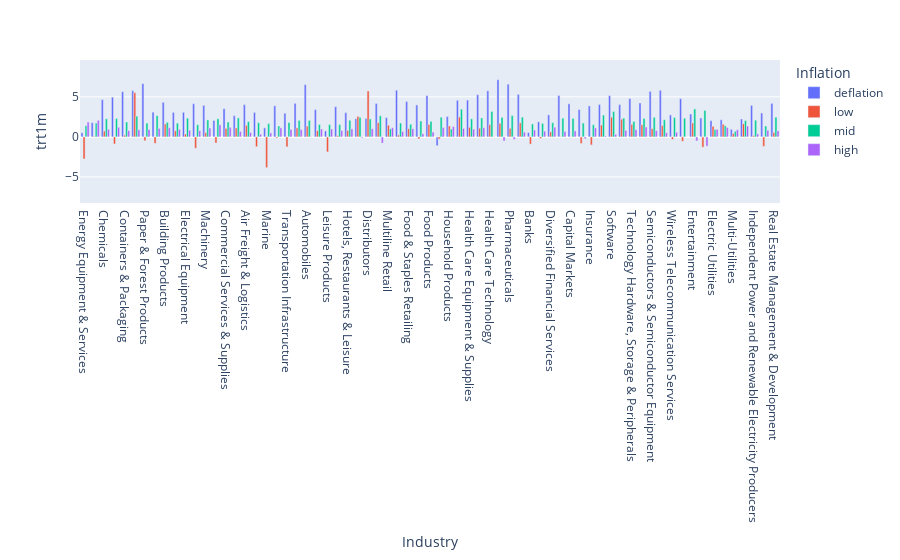

Source (notebook cell):
### Code cell
ind_df = ind.to_frame().reset_index().rename({"level_0": "regime", "level_1": "industry"}, axis=1).merge(gics[["Industry", "IndustryId"]], how="left", left_on="gind", right_on="IndustryId")
ind_df.drop_duplicates(inplace=True)

fig = px.bar(ind_df, x="Industry", y="trt1m", color="Inflation", barmode="group")
fig.show()

### Figure 1 — Plotly figure (JSON) as saved in the notebook; plotly's stock layout.template omitted (floating-point values rounded to 4 significant figures)
{"data": [{"alignmentgroup": "True", "hovertemplate": "Inflation=deflation<br>Industry=%{x}<br>trt1m=%{y}<extra></extra>", "legendgroup": "deflation", "marker": {"color": "#636efa", "pattern": {"shape": ""}}, "name": "deflation", "offsetgroup": "deflation", "orientation": "v", "showlegend": true, "textposition": "auto", "type": "bar", "x": ["Energy Equipment & Services", "Oil, Gas & Consumable Fuels", "Chemicals", "Construction Materials", "Containers & Packaging", "Metals & Mining", "Paper & Forest Products", "Aerospace & Defense", "Building Products", "Construction & Engineering", "Electrical Equipment", "Industrial Conglomerates", "Machinery", "Trading Companies & Distributors", "Commercial Services & Supplies", "Professional Services", "Air Freight & Logistics", "Airlines", "Marine", "Road & Rail", "Transportation Infrastructure", "Auto Components", "Automobiles", "Household Durables", "Leisure Products", "Textiles, Apparel & Luxury Goods", "Hotels, Restaurants & Leisure", "Diversified Consumer Services", null, "Distributors", "Internet & Direct Marketing Retail", "Multiline Retail", "Specialty Retail", "Food & Staples Retailing", "Beverages", "Food Products", "Tobacco", "Household Products", "Personal Products", "Health Care Equipment & Supplies", "Health Care Providers & Services", "Health Care Technology", "Biotechnology", "Pharmaceuticals", "Life Sciences Tools & Services", "Banks", "Thrifts & Mortgage Finance", "Diversified Financial Services", "Consumer Finance", "Capital Markets", "Mortgage Real Estate Investment \n Trusts (REITs)", "Insurance", null, null, null, null, "IT Services", "Software", "Communications Equipment", "Technology Hardware, Storage & Peripherals", "Electronic Equipment, Instruments & Components", null, null, "Semiconductors & Semiconductor Equipment", "Diversified Telecommunication Services", "Wireless Telecommunication Services", "Media", "Entertainment", "Interactive Media & Services", "Electric Utilities", "Gas Utilities", "Multi-Utilities", "Water Utilities", "Independent Power and Renewable Electricity Producers", "Equity Real Estate Investment Trusts (REITs)", "Real Estate Management & Development"], "xaxis": "x", "y": [0.5158, 1.773, 4.656, 4.96, 5.642, 5.772, 6.645, 3.09, 4.32, 3.06, 3.066, 4.138, 3.932, 2.051, 3.524, 2.65, 4.019, 3.047, 1.13, 3.885, 2.955, 4.192, 6.522, 3.4, 0.7521, 3.765, 3.023, 2.265, 6.043, 2.303, 4.175, 2.401, 5.826, 4.414, 3.991, 5.154, -1.101, 2.548, 4.567, 4.59, 5.267, 5.754, 7.137, 6.581, 5.311, 0.5377, 1.883, 2.749, 5.173, 4.131, 3.415, 3.864, 2.623, 2.808, 3.099, 4.493, 4.05, 5.147, 4.033, 4.775, 4.234, 1.976, 8.706, 5.683, 5.82, 2.745, 4.77, 2.861, 2.363, 2.03, 2.134, 0.939, 2.237, 3.932, 2.985, 4.186], "yaxis": "y"}, {"alignmentgroup": "True", "hovertemplate": "Inflation=low<br>Industry=%{x}<br>trt1m=%{y}<extra></extra>", "legendgroup": "low", "marker": {"color": "#EF553B", "pattern": {"shape": ""}}, "name": "low", "offsetgroup": "low", "orientation": "v", "showlegend": true, "textposition": "auto", "type": "bar", "x": ["Energy Equipment & Services", "Oil, Gas & Consumable Fuels", "Chemicals", "Construction Materials", "Containers & Packaging", "Metals & Mining", "Paper & Forest Products", "Aerospace & Defense", "Building Products", "Construction & Engineering", "Electrical Equipment", "Industrial Conglomerates", "Machinery", "Trading Companies & Distributors", "Commercial Services & Supplies", "Professional Services", "Air Freight & Logistics", "Airlines", "Marine", "Road & Rail", "Transportation Infrastructure", "Auto Components", "Automobiles", "Household Durables", "Leisure Products", "Textiles, Apparel & Luxury Goods", "Hotels, Restaurants & Leisure", "Diversified Consumer Services", null, "Distributors", "Internet & Direct Marketing Retail", "Multiline Retail", "Specialty Retail", "Food & Staples Retailing", "Beverages", "Food Products", "Tobacco", "Household Products", "Personal Products", "Health Care Equipment & Supplies", "Health Care Providers & Services", "Health Care Technology", "Biotechnology", "Pharmaceuticals", "Life Sciences Tools & Services", "Banks", "Thrifts & Mortgage Finance", "Diversified Financial Services", "Consumer Finance", "Capital Markets", "Mortgage Real Estate Investment \n Trusts (REITs)", "Insurance", null, null, null, null, "IT Services", "Software", "Communications Equipment", "Technology Hardware, Storage & Peripherals", "Electronic Equipment, Instruments & Components", null, null, "Semiconductors & Semiconductor Equipment", "Diversified Telecommunication Services", "Wireless Telecommunication Services", "Media", "Entertainment", "Interactive Media & Services", "Electric Utilities", "Gas Utilities", "Multi-Utilities", "Water Utilities", "Independent Power and Renewable Electricity Producers", "Equity Real Estate Investment Trusts (REITs)", "Real Estate Management & Development"], "xaxis": "x", "y": [-2.752, 0.06916, 0.7374, -0.883, 0.2104, 5.52, -0.4859, -0.8076, 1.618, 0.7672, 0.3601, -1.418, 0.541, -0.7638, 1.064, 1.123, 1.448, -1.226, -3.831, -0.1341, -1.242, 1.126, 1.347, 0.7766, -1.873, 0.152, 0.7998, 2.564, 2.675, 5.736, 1.778, 1.455, 0.229, 1.018, -0.2484, 1.547, -0.2736, 1.366, 2.481, 1.199, 1.096, 1.523, 1.707, 1.078, 1.756, -0.8986, -0.2042, 0.6228, 0.03105, -0.02792, -0.8208, -1.007, 1.536, 1.062, 6.537, 0.7414, 1.487, 2.463, 2.209, 1.562, 1.505, -7.359, 7.745, 1.03, 1.413, -0.3089, -0.5473, 1.73, -1.285, 1.319, 1.571, 0.4315, 1.644, 0.1471, -1.183, 0.5494], "yaxis": "y"}, {"alignmentgroup": "True", "hovertemplate": "Inflation=mid<br>Industry=%{x}<br>trt1m=%{y}<extra></extra>", "legendgroup": "mid", "marker": {"color": "#00cc96", "pattern": {"shape": ""}}, "name": "mid", "offsetgroup": "mid", "orientation": "v", "showlegend": true, "textposition": "auto", "type": "bar", "x": ["Energy Equipment & Services", "Oil, Gas & Consumable Fuels", "Chemicals", "Construction Materials", "Containers & Packaging", "Metals & Mining", "Paper & Forest Products", "Aerospace & Defense", "Building Products", "Construction & Engineering", "Electrical Equipment", "Industrial Conglomerates", "Machinery", "Trading Companies & Distributors", "Commercial Services & Supplies", "Professional Services", "Air Freight & Logistics", "Airlines", "Marine", "Road & Rail", "Transportation Infrastructure", "Auto Components", "Automobiles", "Household Durables", "Leisure Products", "Textiles, Apparel & Luxury Goods", "Hotels, Restaurants & Leisure", "Diversified Consumer Services", null, "Distributors", "Internet & Direct Marketing Retail", "Multiline Retail", "Specialty Retail", "Food & Staples Retailing", "Beverages", "Food Products", "Tobacco", "Household Products", "Personal Products", "Health Care Equipment & Supplies", "Health Care Providers & Services", "Health Care Technology", "Biotechnology", "Pharmaceuticals", "Life Sciences Tools & Services", "Banks", "Thrifts & Mortgage Finance", "Diversified Financial Services", "Consumer Finance", "Capital Markets", "Mortgage Real Estate Investment \n Trusts (REITs)", "Insurance", null, null, null, null, "IT Services", "Software", "Communications Equipment", "Technology Hardware, Storage & Peripherals", "Electronic Equipment, Instruments & Components", null, null, "Semiconductors & Semiconductor Equipment", "Diversified Telecommunication Services", "Wireless Telecommunication Services", "Media", "Entertainment", "Interactive Media & Services", "Electric Utilities", "Gas Utilities", "Multi-Utilities", "Water Utilities", "Independent Power and Renewable Electricity Producers", "Equity Real Estate Investment Trusts (REITs)", "Real Estate Management & Development"], "xaxis": "x", "y": [1.392, 1.737, 2.257, 2.293, 1.859, 2.591, 1.73, 2.656, 1.82, 1.715, 2.34, 1.513, 2.124, 2.257, 1.863, 2.37, 1.91, 1.767, 1.658, 1.355, 1.794, 2.057, 2.061, 1.545, 1.529, 1.534, 2.074, 2.439, 2.028, 2.245, 2.636, 0.9984, 1.732, 1.581, 1.987, 1.945, 2.457, 0.9777, 3.458, 2.254, 2.365, 3.178, 2.439, 2.67, 2.473, 1.617, 1.683, 1.779, 2.342, 2.304, 1.733, 1.512, 1.465, 0.9561, 2.626, 2.876, 2.728, 3.173, 2.343, 1.928, 2.302, 2.041, 2.243, 2.442, 2.141, 2.42, 2.326, 3.493, 3.307, 0.9158, 1.377, 0.6992, 2.039, 2.084, 1.36, 2.461], "yaxis": "y"}, {"alignmentgroup": "True", "hovertemplate": "Inflation=high<br>Industry=%{x}<br>trt1m=%{y}<extra></extra>", "legendgroup": "high", "marker": {"color": "#ab63fa", "pattern": {"shape": ""}}, "name": "high", "offsetgroup": "high", "orientation": "v", "showlegend": true, "textposition": "auto", "type": "bar", "x": ["Energy Equipment & Services", "Oil, Gas & Consumable Fuels", "Chemicals", "Construction Materials", "Containers & Packaging", "Metals & Mining", "Paper & Forest Products", "Aerospace & Defense", "Building Products", "Construction & Engineering", "Electrical Equipment", "Industrial Conglomerates", "Machinery", "Trading Companies & Distributors", "Commercial Services & Supplies", "Professional Services", "Air Freight & Logistics", "Airlines", "Marine", "Road & Rail", "Transportation Infrastructure", "Auto Components", "Automobiles", "Household Durables", "Leisure Products", "Textiles, Apparel & Luxury Goods", "Hotels, Restaurants & Leisure", "Diversified Consumer Services", null, "Distributors", "Internet & Direct Marketing Retail", "Multiline Retail", "Specialty Retail", "Food & Staples Retailing", "Beverages", "Food Products", "Tobacco", "Household Products", "Personal Products", "Health Care Equipment & Supplies", "Health Care Providers & Services", "Health Care Technology", "Biotechnology", "Pharmaceuticals", "Life Sciences Tools & Services", "Banks", "Thrifts & Mortgage Finance", "Diversified Financial Services", "Consumer Finance", "Capital Markets", "Mortgage Real Estate Investment \n Trusts (REITs)", "Insurance", null, null, null, null, "IT Services", "Software", "Communications Equipment", "Technology Hardware, Storage & Peripherals", "Electronic Equipment, Instruments & Components", null, null, "Semiconductors & Semiconductor Equipment", "Diversified Telecommunication Services", "Wireless Telecommunication Services", "Media", "Entertainment", "Interactive Media & Services", "Electric Utilities", "Gas Utilities", "Multi-Utilities", "Water Utilities", "Independent Power and Renewable Electricity Producers", "Equity Real Estate Investment Trusts (REITs)", "Real Estate Management & Development"], "xaxis": "x", "y": [1.851, 2.063, 0.9513, 1.202, 0.7856, 0.8858, 0.9134, 1.058, 1.146, 0.931, 0.8338, 0.7765, 1.115, 1.508, 1.193, 0.684, 0.5502, 0.3417, 0.5007, 1.128, 0.9303, 0.9239, 0.04356, 0.9875, 0.9866, 0.8073, 1.003, -0.1177, 1.005, 1.01, -0.7746, 1.144, 0.6776, 1.02, 0.39, 0.6049, 1.177, 1.288, 1.056, 0.9742, 1.14, -0.02163, -0.5107, -0.3222, 0.5904, 0.8605, 0.7209, 1.205, 0.6798, 0.7535, -0.2343, 1.115, 1.196, 0.8894, 1.009, -0.08291, 0.1197, 0.3113, 0.811, 0.9038, 1.233, 0.6991, 1.362, 0.7837, 0.5208, 0.5808, -0.01049, -0.5138, -1.152, 0.9438, 1.165, 0.8917, 1.353, 0.3698, 0.8246, 0.755], "yaxis": "y"}], "layout": {"barmode": "group", "legend": {"title": {"text": "Inflation"}, "tracegroupgap": 0}, "margin": {"t": 60}, "xaxis": {"anchor": "y", "domain": [0, 1], "title": {"text": "Industry"}}, "yaxis": {"anchor": "x", "domain": [0, 1], "title": {"text": "trt1m"}}}}
